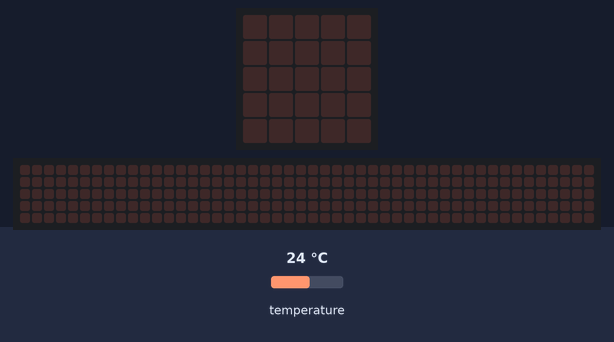
Bench run of a program on a simulated BBC micro:bit (MakeCode). On the bench: the board's 5×5 LED display, a strip that is not on the board, showing the scrolling text unrolled. The inputs (shaded band) are chosen by the test bench; at power-on: temperature 24 °C. The 48×5 strip is a reading aid, not a part: it shows the text the display is scrolling, unrolled, one strip-width of it at a time.

Above: at 1.2 s.
1.3 s: temperature set to 28 °C
At 10.3 s:
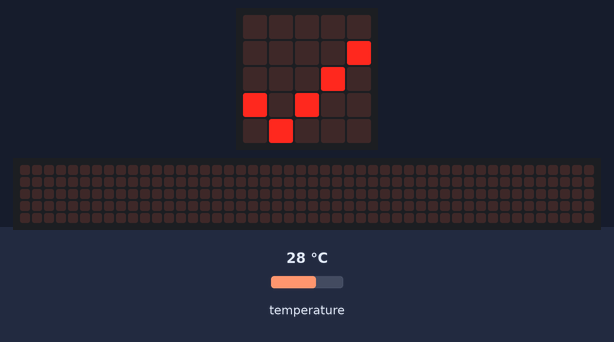
At 16.55 s:
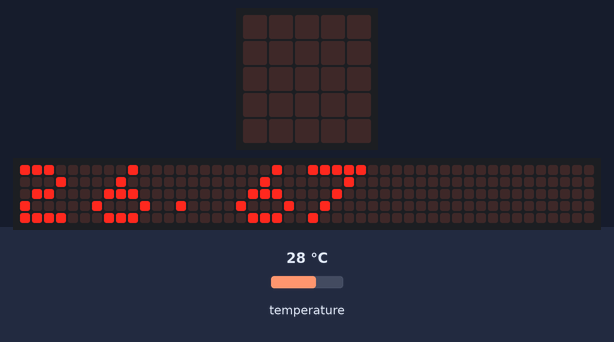
18.2 s: temperature set to 12 °C
At 27.4 s:
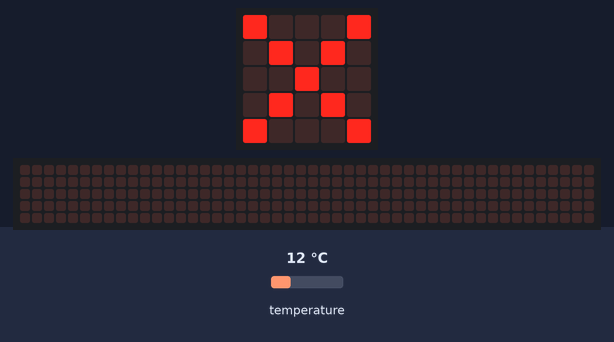

The program:

main.ts
```typescript
let T1 = 0
let T2 = 0
let T3 = 0
let temperatura = 0
function temperatura_Promedio () {
    T1 = input.temperature()
    basic.pause(5000)
    T2 = input.temperature()
    basic.pause(5000)
    T3 = input.temperature()
    return (T1 + (T2 + T3)) / 3
}
basic.forever(function () {
    temperatura = temperatura_Promedio()
    if (temperatura > 25) {
        basic.showIcon(IconNames.Yes)
        basic.pause(200)
    } else {
        basic.showIcon(IconNames.No)
        basic.pause(200)
    }
    basic.pause(500)
    basic.showNumber(temperatura)
})
```

test.ts
```typescript
// aquí va el archivo "tests"; esto no se compilará cuando este paquete se utilice como una extensión.
```

Measured:
- after the input at 1.3 s, the display: changes after 8.7 s (image 1)
- after the input at 18.2 s, the display: changes after 8.5 s (image 3)
- what the display in image 1 shows lasts 1.3 s, from 10.0 s to 11.3 s
